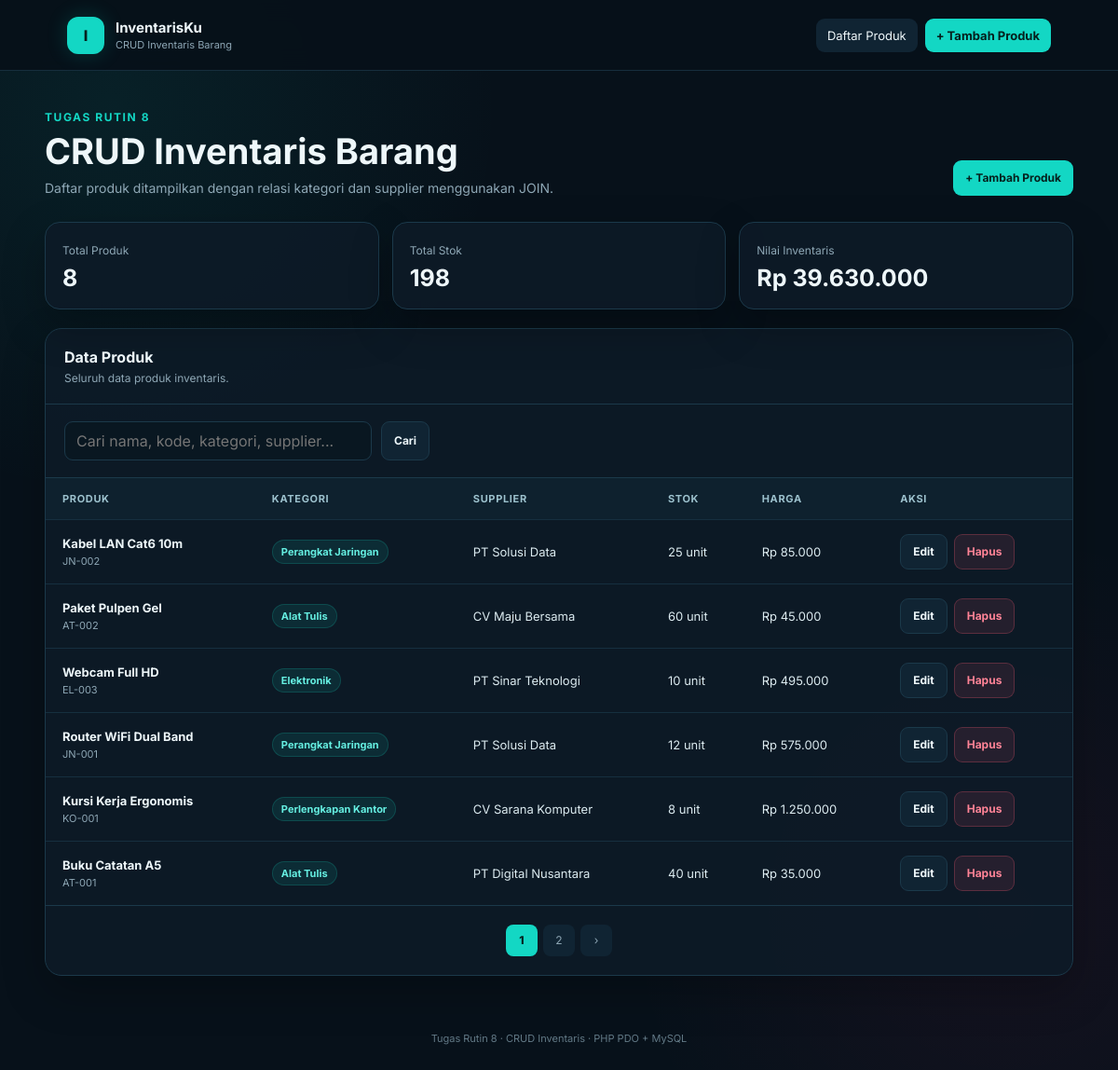
The page / on the database its author committed.
### tables this page shows
CREATE TABLE produk (
    id INT UNSIGNED AUTO_INCREMENT PRIMARY KEY,
    kode_produk VARCHAR(30) NOT NULL UNIQUE,
    nama_produk VARCHAR(100) NOT NULL,
    kategori_id INT UNSIGNED NOT NULL,
    supplier_id INT UNSIGNED NOT NULL,
    stok INT UNSIGNED NOT NULL DEFAULT 0,
    harga DECIMAL(14,2) UNSIGNED NOT NULL DEFAULT 0,
    created_at TIMESTAMP DEFAULT CURRENT_TIMESTAMP,
    updated_at TIMESTAMP DEFAULT CURRENT_TIMESTAMP ON UPDATE CURRENT_TIMESTAMP,

    CONSTRAINT fk_produk_kategori
        FOREIGN KEY (kategori_id)
        REFERENCES kategori(id)
        ON UPDATE CASCADE
        ON DELETE RESTRICT,

    CONSTRAINT fk_produk_supplier
        FOREIGN KEY (supplier_id)
        REFERENCES supplier(id)
        ON UPDATE CASCADE
        ON DELETE RESTRICT
);

CREATE TABLE kategori (
    id INT UNSIGNED AUTO_INCREMENT PRIMARY KEY,
    nama_kategori VARCHAR(60) NOT NULL UNIQUE,
    created_at TIMESTAMP DEFAULT CURRENT_TIMESTAMP
);

CREATE TABLE supplier (
    id INT UNSIGNED AUTO_INCREMENT PRIMARY KEY,
    nama_supplier VARCHAR(100) NOT NULL,
    email VARCHAR(100) NOT NULL UNIQUE,
    telepon VARCHAR(20) NOT NULL,
    created_at TIMESTAMP DEFAULT CURRENT_TIMESTAMP
);

### config/helpers.php (called while the page is built, shortened)
<?php
function e(?string $value): string
{
    return htmlspecialchars((string) $value, ENT_QUOTES, 'UTF-8');
}

### index.php (the view, shortened to what this page needs)
<?php
require_once __DIR__ . '/config/helpers.php';
$pdo = Database::getInstance()->getConnection();
$search = trim($_GET['search'] ?? '');
$page = max(1, (int) ($_GET['page'] ?? 1));
$perPage = 6;
$offset = ($page - 1) * $perPage;
$where = '';
$params = [];
$countStmt = $pdo->prepare(
    "SELECT COUNT(*)
     FROM produk p
     INNER JOIN kategori c ON c.id = p.kategori_id
     INNER JOIN supplier s ON s.id = p.supplier_id
     {$where}"
);
$countStmt->execute($params);
$totalRows = (int) $countStmt->fetchColumn();
$totalPages = max(1, (int) ceil($totalRows / $perPage));
$listStmt = $pdo->prepare(
    "SELECT
        p.id,
        p.kode_produk,
        p.nama_produk,
        p.stok,
        p.harga,
        p.created_at,
        c.nama_kategori,
        s.nama_supplier
     FROM produk p
     INNER JOIN kategori c ON c.id = p.kategori_id
     INNER JOIN supplier s ON s.id = p.supplier_id
     {$where}
     ORDER BY p.id DESC
     LIMIT :limit OFFSET :offset"
);
$listStmt->bindValue(':limit', $perPage, PDO::PARAM_INT);
$listStmt->bindValue(':offset', $offset, PDO::PARAM_INT);
$listStmt->execute();
$products = $listStmt->fetchAll();
$summaryStmt = $pdo->query(
    "SELECT
        COUNT(*) AS total_produk,
        COALESCE(SUM(stok), 0) AS total_stok,
        COALESCE(SUM(stok * harga), 0) AS nilai_inventaris
     FROM produk"
);
$summary = $summaryStmt->fetch();
require __DIR__ . '/partials/header.php';
?>
<section class="page-heading">
    <div>
        <div class="eyebrow">Tugas Rutin 8</div>
        <h1>CRUD Inventaris Barang</h1>
        <p>Daftar produk ditampilkan dengan relasi kategori dan supplier menggunakan JOIN.</p>
    </div>
    <a href="create.php" class="btn btn-primary">+ Tambah Produk</a>
</section>
<section class="stats">
    <div class="stat-card">
        <span>Total Produk</span>
        <strong><?= e((string) $summary['total_produk']) ?></strong>
    </div>
    <div class="stat-card">
        <span>Total Stok</span>
        <strong><?= e((string) $summary['total_stok']) ?></strong>
    </div>
    <div class="stat-card">
        <span>Nilai Inventaris</span>
        <strong>Rp <?= number_format((float) $summary['nilai_inventaris'], 0, ',', '.') ?></strong>
    </div>
</section>
<section class="card">
    <div class="card-header">
        <h2>Data Produk</h2>
        <p><?= $search !== '' ? 'Hasil pencarian untuk: ' . e($search) : 'Seluruh data produk inventaris.' ?></p>
    </div>
    <form class="filter-bar" method="get" action="index.php">
        <input
            class="input search-input"
            type="search"
            name="search"
            value="<?= e($search) ?>"
            placeholder="Cari nama, kode, kategori, supplier..."
        >
        <button class="btn btn-secondary" type="submit">Cari</button>
    </form>
    <?php if (!$products): ?>
        <div class="empty-state">
            <strong>Data tidak ditemukan.</strong>
            Coba gunakan kata kunci lain atau tambahkan produk baru.
        </div>
    <?php else: ?>
        <div class="table-wrap">
            <table>
                <thead>
                    <tr>
                        <th>Produk</th>
                        <th>Kategori</th>
                        <th>Supplier</th>
                        <th>Stok</th>
                        <th>Harga</th>
                        <th>Aksi</th>
                    </tr>
                </thead>
                <tbody>
                <?php foreach ($products as $product): ?>
                    <tr>
                        <td>
                            <div class="product-name"><?= e($product['nama_produk']) ?></div>
                            <div class="product-code"><?= e($product['kode_produk']) ?></div>
                        </td>
                        <td><span class="badge"><?= e($product['nama_kategori']) ?></span></td>
                        <td><?= e($product['nama_supplier']) ?></td>
                        <td><?= e((string) $product['stok']) ?> unit</td>
                        <td>Rp <?= number_format((float) $product['harga'], 0, ',', '.') ?></td>
                        <td>
                            <div class="actions">
                                <a class="btn btn-secondary" href="edit.php?id=<?= (int) $product['id'] ?>">Edit</a>
                                <form method="post" action="delete.php" onsubmit="return confirm('Yakin ingin menghapus produk ini?');">
                                    <button class="btn btn-danger" type="submit">Hapus</button>
                                </form>
                            </div>
                        </td>
                    </tr>
                <?php endforeach; ?>
                </tbody>
            </table>
        </div>
        <?php if ($totalPages > 1): ?>
            <div class="pagination">
                <?php for ($i = 1; $i <= $totalPages; $i++): ?>
                    <?php if ($i === $page): ?>
                        <span class="current"><?= $i ?></span>
                    <?php else: ?>
                        <a href="?page=<?= $i ?>&search=<?= urlencode($search) ?>"><?= $i ?></a>
                    <?php endif; ?>
                <?php endfor; ?>
                <?php if ($page < $totalPages): ?>
                    <a href="?page=<?= $page + 1 ?>&search=<?= urlencode($search) ?>">›</a>
                <?php endif; ?>
            </div>
        <?php endif; ?>
    <?php endif; ?>
</section>
<?php require __DIR__ . '/partials/footer.php'; ?>

### partials/header.php (shortened to what this page needs)
<?php
require_once __DIR__ . '/../config/helpers.php';
?>
<!DOCTYPE html>
<html lang="id">
<head>
    <link rel="stylesheet" href="assets/css/style.css">
</head>
<body>
<div class="app-shell">
    <header class="topbar">
        <a class="brand" href="index.php">
            <span class="brand-mark">I</span>
            <span>
                <strong>InventarisKu</strong>
                <small>CRUD Inventaris Barang</small>
            </span>
        </a>
        <nav class="nav">
            <a href="index.php" class="<?= basename($_SERVER['PHP_SELF']) === 'index.php' ? 'active' : '' ?>">Daftar Produk</a>
            <a href="create.php" class="nav-button">+ Tambah Produk</a>
        </nav>
    </header>
    <main class="container">

### partials/footer.php
</main>
    <footer class="footer">
        <p>Tugas Rutin 8 · CRUD Inventaris · PHP PDO + MySQL</p>
    </footer>
</div>
</body>
</html>

### rows shown on the page
produk: nama_produk "Kabel LAN Cat6 10m", kode_produk "JN-002", kategori.nama_kategori "Perangkat Jaringan", supplier.nama_supplier "PT Solusi Data", stok "25", harga "85.000"
produk: nama_produk "Paket Pulpen Gel", kode_produk "AT-002", kategori.nama_kategori "Alat Tulis", supplier.nama_supplier "CV Maju Bersama", stok "60", harga "45.000"
produk: nama_produk "Webcam Full HD", kode_produk "EL-003", kategori.nama_kategori "Elektronik", supplier.nama_supplier "PT Sinar Teknologi", stok "10", harga "495.000"
produk: nama_produk "Router WiFi Dual Band", kode_produk "JN-001", kategori.nama_kategori "Perangkat Jaringan", supplier.nama_supplier "PT Solusi Data", stok "12", harga "575.000"
produk: nama_produk "Kursi Kerja Ergonomis", kode_produk "KO-001", kategori.nama_kategori "Perlengkapan Kantor", supplier.nama_supplier "CV Sarana Komputer", stok "8", harga "1.250.000"
produk: nama_produk "Buku Catatan A5", kode_produk "AT-001", kategori.nama_kategori "Alat Tulis", supplier.nama_supplier "PT Digital Nusantara", stok "40", harga "35.000"

### other values the page prints
$summary['total_produk'] "8"
$summary['total_stok'] "198"
$summary['nilai_inventaris'] "39.630.000"
